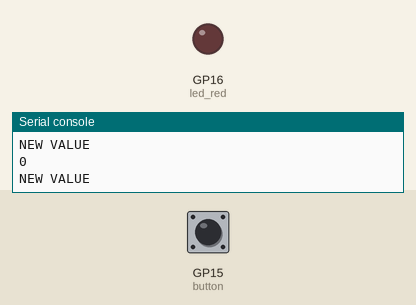
This program was run on a simulated Raspberry Pi Pico running MicroPython. Shown: output pins drawn as LEDs (lit = HIGH), the last lines printed to the serial console. The inputs (shaded band) are chosen by the test bench; at power-on: GP15 (button) LOW.

Above: at 1.2 s.
1.3 s: GP15 (button) pulled HIGH for 0.15 s
At 1.5 s:
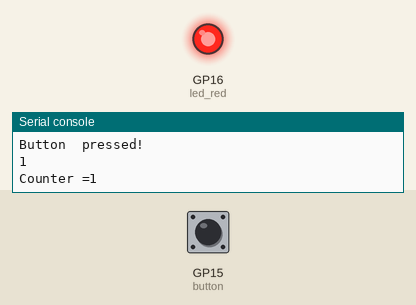
3.1 s: GP15 (button) pulled HIGH for 3.2 s
At 7.8 s:
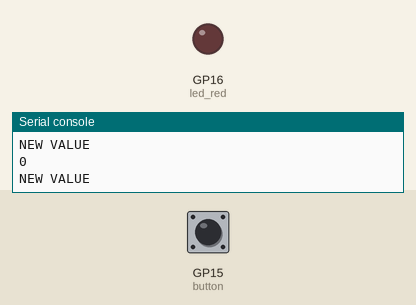
Timing chart, 0 to 9.3 s (numbered marks = the images above; inputs shaded):
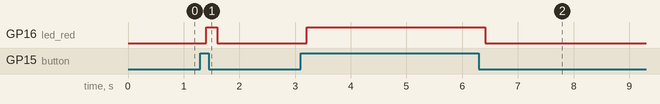

The program:

Counter_Led_Toggle.py
```python
import machine
import utime


led_red= machine.Pin(16,machine.Pin.OUT)
button = machine.Pin(15,machine.Pin.IN,machine.Pin.PULL_DOWN)
print(button.value())
counter = 0
while True:
    if button.value()	==	1:
        led_red.value(1)
        print("Button  pressed!")
        print(button.value())
        counter +=1
        print("Counter ={}".format(counter))
        utime.sleep(.2)
    else:
        led_red.value(0)
        print(button.value())
        print("NEW VALUE")
        utime.sleep(.2)
```

Measured:
- after the input at 1.3 s, GP16 (led_red): LOW → HIGH after 0.10 s, → LOW 0.20 s later
- after the input at 3.1 s, GP16 (led_red): LOW → HIGH after 0.11 s, → LOW 3.2 s later
